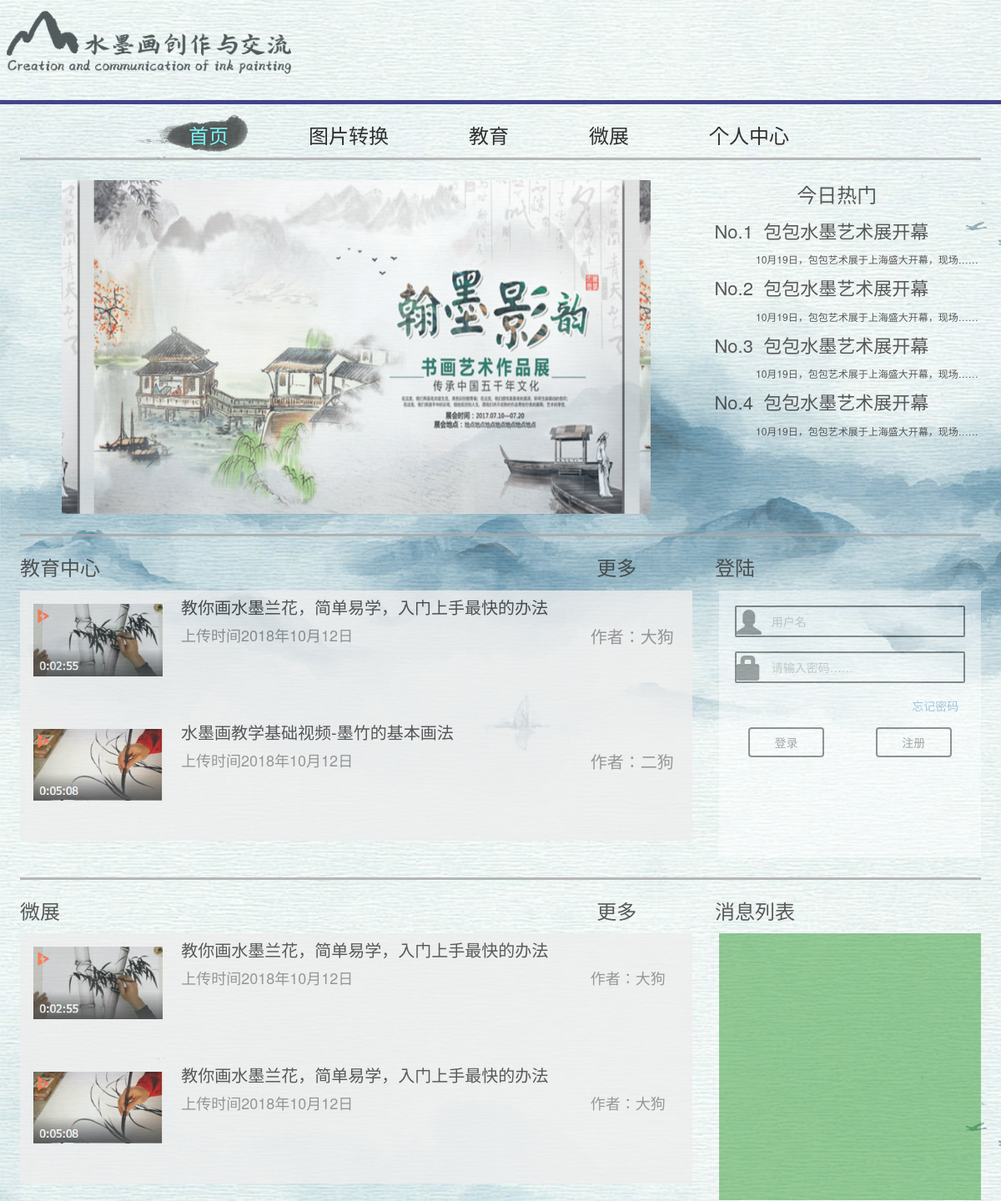
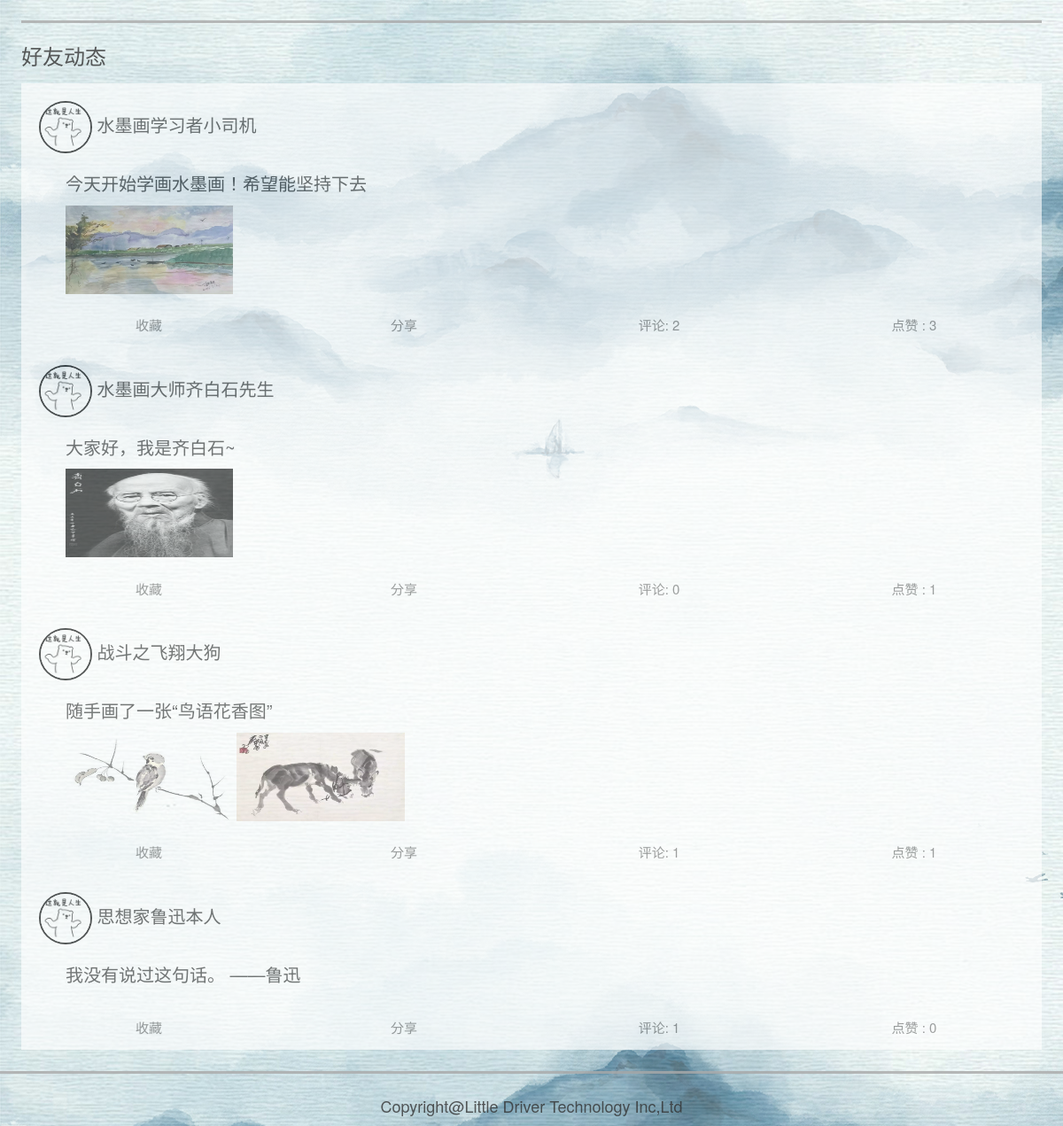
/s/index, run on the app's committed database (2 pictures, top to bottom).
### WeiboAPP/models.py (models this page shows)
class Mblog(models.Model):
    author = models.ForeignKey(User, on_delete=models.CASCADE, related_name='blog_author_set')
    create_date = models.DateTimeField(auto_now_add=True)
    update_date = models.DateTimeField(auto_now=True)
    content = models.TextField()
    thumb = models.ManyToManyField(User, related_name='blog_thumb_set')
    comment = models.ManyToManyField(User, through='MblogComment', related_name='blog_comment_set')

class MblogFile(models.Model):
    blog = models.ForeignKey(Mblog, on_delete=models.CASCADE, related_name='blog_files_set')
    file = models.FilePathField()
    is_image = models.BooleanField()

### MainAPP/views.py (the view)
# urls.py: path('s/<slug:path>', mainViews.showPages),
def showPages(request, path):
    logging.info('Accessing Page /%s with main.showPages'%(path))
    if path=='index':
        weibos = getWeiboShown(request.user)
        template = loader.get_template('mainPC.html')
        context = {
            'weibos' : weibos,
        }
        return HttpResponse(template.render(context, request))
    return HttpResponse('No Page Here.')

### WeiboAPP/views.py (called while the page is built)
def getWeiboShown(user):
    weibos = []
    blogs = Mblog.objects.all()
    for blog in blogs:
        thumbed = False
        if user.is_authenticated:
            try: user.blog_thumb_set.all().get(id=blog.id)
            except: pass
            else: thumbed = True
        tcount = blog.thumb.count()
        comments = blog.comment_blog_set.all()
        comment_set = []
        i = 1
        for comment in comments:
            comment_set.append({
                'num': i,
                'val': comment.content,
                'author': comment.author,
            })
            i+=1
        weibos.append({
            'blog':blog,
            'pics':blog.blog_files_set.all(),
            'thumbed':thumbed,
            'thumbCount':tcount,
            'comments':comment_set,
            'commentCount':len(comment_set),
        })
    return weibos

### templates/mainPC.html (shortened to what this page needs)
<html>
<head>
	<link href="https://cdn.bootcss.com/bootstrap/3.3.7/css/bootstrap.min.css" rel="stylesheet">
</head>
<body style="background-image:url(../../img/bk.jpg);
			overflow:scroll;
			display:block;">
	<div style="">
		<img src="../../img/icon.png" style="height:100px;">
	</div>
	<hr style="border-top:5px solid #191970"/>
    <div>
        <p class="title_" id="title_g" style="margin-right:calc(42% - 250px);"
           onmouseover="$('#bkSlide').css('left',(this.offsetLeft+this.clientWidth/2-90)+'px');$('.title_').css('color','black');$(this).css('color','#5CF4F7');">个人中心</p>
        <p class="title_" id="title_w" style="margin-right:8%;"
           onmouseover="$('#bkSlide').css('left',(this.offsetLeft+this.clientWidth/2-90)+'px');$('.title_').css('color','black');$(this).css('color','#5CF4F7');">微展</p>
        <p class="title_" id="title_j" style="margin-right:8%;"
           onmouseover="$('#bkSlide').css('left',(this.offsetLeft+this.clientWidth/2-90)+'px');$('.title_').css('color','black');$(this).css('color','#5CF4F7');">教育</p>
        <p class="title_" id="title_t" style="margin-right:8%;"
           onmouseover="$('#bkSlide').css('left',(this.offsetLeft+this.clientWidth/2-90)+'px');$('.title_').css('color','black');$(this).css('color','#5CF4F7');">图片转换</p>
        <p class="title_" id="title_s" style="margin-right:8%;"
           onmouseover="$('#bkSlide').css('left',(this.offsetLeft+this.clientWidth/2-90)+'px');$('.title_').css('color','black');$(this).css('color','#5CF4F7');">首页</p>
        <div class="bkSlide" id="bkSlide">
            <img src="../../img/Layer26.png" style="height:50px;"/>
        </div>
    </div>
	<hr style="border-top:3px solid #A9A9A9;width:96%;"/>
<div style="min-width:1024px;max-width:1280px;margin:2% auto;">
	<div style="margin:0 2% 2% 2%;">
		<div style="display:flex;width:100%;background-color:transparent;">
			<div style="flex:7;">
                <div style="padding:0 50px 0 50px;">
				<div style="width:100%;overflow:hidden;">
					<div class="MainPage-TopBar" id="MainPage-TopBar" style="width:600%;height:400px;">
						<div class="imgContainer">
						</div>
						<div class="imgContainer">
							<img src="../../img/img.png" id="img3" class="imgSlide" style="margin-left:-102.5%;">
						</div>
						<div class="imgContainer">
							<img src="../../img/img.png" id="img4" class="imgSlide" style="margin-left:-110%;">
						</div>
						<div class="imgContainer">
							<img src="../../img/img.png" id="img5" class="imgSlide" style="margin-left:-117.5%;">
						</div>
					</div>
				</div>
                </div>
			</div>
			<div style="flex:3;background-color:transparent;">
				<p style="font-size:24px;text-align:center;">今日热门</p>
				<p style="font-size:22px;margin-left:4%;">&#160;&#160;No.1&#160&#160包包水墨艺术展开幕</p>
				<p style="font-size:12px;margin-left:18%;">&#160;&#160;&#160;&#160;10月19日，包包艺术展于上海盛大开幕，现场……</p>
				<p style="font-size:22px;margin-left:4%;">&#160;&#160;No.2&#160&#160包包水墨艺术展开幕</p>
				<p style="font-size:12px;margin-left:18%;">&#160;&#160;&#160;&#160;10月19日，包包艺术展于上海盛大开幕，现场……</p>
				<p style="font-size:22px;margin-left:4%;">&#160;&#160;No.3&#160&#160包包水墨艺术展开幕</p>
				<p style="font-size:12px;margin-left:18%;">&#160;&#160;&#160;&#160;10月19日，包包艺术展于上海盛大开幕，现场……</p>
				<p style="font-size:22px;margin-left:4%;">&#160;&#160;No.4&#160&#160包包水墨艺术展开幕</p>
				<p style="font-size:12px;margin-left:18%;">&#160;&#160;&#160;&#160;10月19日，包包艺术展于上海盛大开幕，现场……</p>
			</div>
		</div>
	</div>
	<hr style="border-top:3px solid #A9A9A9;width:96%;"/>
	<div style="margin:0% 2% 2% 2%;">
		<div style="display:flex;width:100%;">
			<p style="font-size:24px;flex:6;">教育中心</p>
			<p style="font-size:24px;flex:1;">更多</p>
			<p style="font-size:24px;flex:3;">&#160;&#160;&#160;&#160;登陆</p>
		</div>
		<div style="display:flex;width:100%;background-color:transparent;flex-wrap:wrap;">
			<div style="flex:7;display:block;">
				<div style="display:flex;height:150px;width:100%;background-color:#eee;">
					<div style="flex:2;margin:16px;overflow:hidden;height:96%;">
						<img src="../../img/2.png" style="width:100%;"/>
					</div>
					<div style="flex:8;overflow:hidden;">
						<p style="font-size:20px;margin:1%;">教你画水墨兰花，简单易学，入门上手最快的办法</p>
						<div style="display:flex;">
							<p style="font-size:18px;color:grey;flex:8;margin-left:1%;">上传时间2018年10月12日</p>
							<p style="font-size:20px;color:grey;flex:2;">作者：大狗</p>
						</div>
					</div>
				</div>
				<div style="display:flex;height:150px;width:100%;background-color:#eee;">
					<div style="flex:2;margin:16px;overflow:hidden;height:96%;">
						<img src="../../img/3.png" style="width:100%;"/>
					</div>
					<div style="flex:8;overflow:hidden;">
						<p style="font-size:20px;margin:1%;">水墨画教学基础视频-墨竹的基本画法</p>
						<div style="display:flex;">
							<p style="font-size:18px;color:grey;flex:8;margin-left:1%;">上传时间2018年10月12日</p>
							<p style="font-size:20px;color:grey;flex:2;">作者：二狗</p>
						</div>
					</div>
				</div>
			</div>
			<div style="display:flex;height:320px;width:30%;background-color:transparent;flex:3;opacity:0.5;">
				<div style="flex:1;"></div>
				<div style="flex:10;height:100%;width:90%;background-color:#fff;">
					<div style="margin:6%;">
                        {% if user.is_authenticated %}
                          <p>
                            已登录：{{user.username}}。<a href="#" onclick="dologini()">注销</a>
                          </p>
                        {% else %}
                            <div style="display:flex;margin-bottom:6%;border:2px #000 solid;border-radius:2px;">
                                <i class="glyphicon glyphicon-user" style="font-size:30px;padding-top:2px;"></i>
                                <input class="form-control" id="inputUsername" type="text" style="border:0 solid #ccc;" placeholder="用户名"/>
                            </div>
                            <div style="display:flex;margin-bottom:6%;border:2px #000 solid;border-radius:2px;">
                                <i class="glyphicon glyphicon-lock" style="font-size:30px;padding-top:2px;"></i>
                                <input class="form-control" id="inputPassword" type="text" style="border:0 solid #ccc;" placeholder="请输入密码……"/>
                            </div>
                            <div style="display:flex;">
                                <div style="flex:10;"></div>
                                <div style="flex:3;">
                                    <a href="#" >忘记密码</a>
                                </div>
                            </div>
                            <div style="display:flex;margin:6%;">
                                <button class="btn btn-block" style="flex:1;border:2px solid #000;background-color:#fff;" onclick="dologin()">登录</button>
                                <div style="flex:1;"></div>
                                <button class="btn btn-block" style="flex:1;border:2px solid #000;background-color:#fff;" onclick="doregister()">注册</button>
                            </div>
                        {% endif %}
					</div>
				</div>
			</div>
		</div>
	</div>
	<hr style="border-top:3px solid #A9A9A9;width:96%;"/>
	<div style="margin:0% 2% 2% 2%;">
		<div style="display:flex;width:100%;">
			<p style="font-size:24px;flex:6;">微展</p>
			<p style="font-size:24px;flex:1;">更多</p>
			<p style="font-size:24px;flex:3;">&#160;&#160;&#160;&#160;消息列表</p>
		</div>
		<div style="display:flex;width:100%;background-color:transparent;flex-wrap:wrap;">
			<div style="flex:7;display:block;">
				<div style="display:flex;height:150px;width:100%;background-color:#eee;">
					<div style="flex:2;margin:2%;overflow:hidden;height:96%;">
						<img src="../../img/2.png" style="width:100%;"/>
					</div>
					<div style="flex:8;overflow:hidden;">
						<p style="font-size:20px;margin:1%;">教你画水墨兰花，简单易学，入门上手最快的办法</p>
						<div style="display:flex;">
							<p style="font-size:18px;color:grey;flex:8;margin-left:1%;">上传时间2018年10月12日</p>
							<p style="font-size:18px;color:grey;flex:2;">作者：大狗</p>
						</div>
					</div>
				</div>
				<div style="display:flex;height:150px;width:100%;background-color:#eee;">
					<div style="flex:2;margin:2%;overflow:hidden;height:96%;">
						<img src="../../img/3.png" style="width:100%;"/>
					</div>
					<div style="flex:8;overflow:hidden;">
						<p style="font-size:20px;margin:1%;">教你画水墨兰花，简单易学，入门上手最快的办法</p>
						<div style="display:flex;">
							<p style="font-size:18px;color:grey;flex:8;margin-left:1%;">上传时间2018年10月12日</p>
							<p style="font-size:18px;color:grey;flex:2;">作者：大狗</p>
						</div>
					</div>
				</div>
			</div>
			<div style="display:flex;width:30%;background-color:transparent;flex:3;opacity:0.5;">
				<div style="flex:1;"></div>
				<div style="flex:10;height:320px;width:90%;background-color:green;">
				</div>
			</div>
		</div>
	</div>
	<hr style="border-top:3px solid #A9A9A9;width:96%;"/>
	<div style="margin:0% 2% 2% 2%;">
		<div style="height:6%;width:100%;">
			<p style="font-size:24px;">好友动态</p>
		</div>
		<div style="display:flex;width:100%;background-color:transparent;flex-wrap:wrap;">
			<div style="flex:9;display:block;">
            {% for weibo in weibos %}
				<div style="width:100%;background-color:#fff;opacity:0.8;">
                    <div style="padding:20px 20px 0px 20px;">
                        <p style="font-size:20px;">
                            <img src="../../img/1.png"  style="width:60px;border:2px solid #000;" class="img-circle">
                            {{ weibo.blog.author.username }}
                        </p>
                    </div>
                    <div style="padding:10px 50px 10px 50px;">
                        <p style="font-size:20px;">{{ weibo.blog.content }}</p>
                        {% for image in weibo.pics %}
                            <img src="{{ image.file }}" style="width:18%;height:100px;" />
                        {% endfor %}
                    </div>
				</div>
				<div style="display:flex;height:50px;width:100%;background-color:#fff;opacity:0.8;">
					<button class="bar" style="flex:1;">收藏</button>
					<button class="bar" style="flex:1;">分享</button>
					<button class="bar" style="flex:1;" id="show{{weibo.blog.id}}">评论: {{ weibo.commentCount }}</button>
					<button class="bar" style="flex:1;" onclick="doitat({{ weibo.blog.id }}, this,
                        {% if weibo.thumbed %}
                            false
                        {% else %}
                            true
                        {% endif %}
                            )">
                        {% if weibo.thumbed %}
                            取消点赞
                        {% else %}
                            点赞
                        {% endif %}: {{ weibo.thumbCount }}
                    </button>
				</div>
            {% endfor %}
			</div>
		</div>
	</div>
	<hr style="border-top:3px solid #A9A9A9;"/>
</div>
	<div style="text-align:center;">
		<p style="font-size:18px;">Copyright@Little Driver Technology Inc,Ltd</p>
	</div>
</body>
</html>

### templates/mainPC.html (style rules this page uses)
body { opacity:0.8; }
.bar { background-color:#fff; opacity:0.7; border:1px ; font-size:15px; }
.MainPage-TopBar { background-color:#dddddd; display: -webkit-box; display: -ms-flexbox; display: flex; height:30%; border:2px; width:100%; }
.imgContainer { display: -webkit-box; display: -ms-flexbox; display: flex; width: 100%; }
.imgSlide { width:90%; }
.bkSlide { position:relative; top:-10px; z-index:-80; float:left; height:30px; transition: all 0.25s ease-out; }
.title_ { font-size:24px; float:right; }

### data on the page
Mblog: blog.author.username "水墨画学习者小司机", blog.content "今天开始学画水墨画！希望能坚持下去", commentCount "2", thumbCount "3"
MblogFile: file (picture)
Mblog: blog.author.username "水墨画大师齐白石先生", blog.content "大家好，我是齐白石~", commentCount "0", thumbCount "1"
MblogFile: file (picture)
Mblog: blog.author.username "战斗之飞翔大狗", blog.content "随手画了一张“鸟语花香图”", commentCount "1", thumbCount "1"
MblogFile: file (picture)
MblogFile: file (picture)
Mblog: blog.author.username "思想家鲁迅本人", blog.content "我没有说过这句话。 ——鲁迅", commentCount "1", thumbCount "0"
